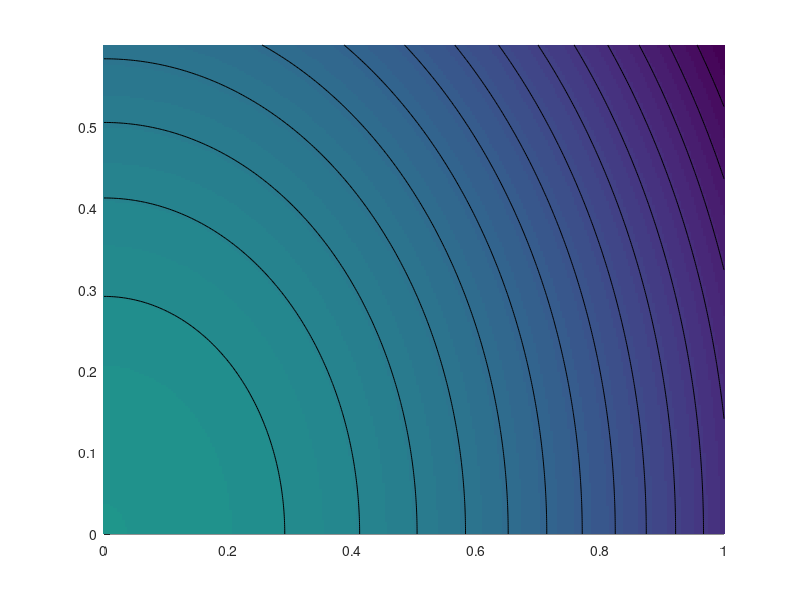

Write the MATLAB code that produced this figure. (Note: this script raises an error after producing the figure.)
%%
% Mirror descent

rep = 'results/';
[~,~] = mkdir(rep);

bregmode = 'kl';
bregmode = 'sqrt';
bregmode = 'log';
bregmode = 'eucl';


c = [1 4]';

fname = 'linear';
fname = 'quadratic';

switch fname
    case 'quadratic'        
        f = @(u,v)(u.^2+v.^2)/2;
        Gradf = @(x)x;
    case 'linear'
        f = @(u,v)u*c(1)+v*c(2);
        Gradf = @(x)c;
end

N = 256;
tx = linspace(0,1,N);
ty = linspace(0,.6,N);
[Y,X] = meshgrid(ty,tx);
F = f(X,Y);

clf; hold on;
imagesc(tx,ty,-F');
contour(tx,ty,F', 15, 'k');

col = {'r' 'g' 'k' 'y'};
breglist = {'kl' 'sqrt' 'log' 'eucl'};

tau = .05;
niter = round(100/tau);
    
for it = 1:length(bregmode)
    
    bregmode = breglist{it};
    
    [R,Ri,phi] = load_bregman(bregmode);
    
    
    x = [.95 .55]';
    Z = [];
    for i=1:niter
        Z(:,end+1) = x;
        x = Ri( R(x) - tau*Gradf(x) );
        x = max(x,0);
    end
    
    
    plot(Z(1,:),Z(2,:), '-', 'LineWidth', 2, 'MarkerSize', 23, 'color', col{it});
    axis off; axis equal;
    
end


saveas(gcf, [rep 'mirror-' fname '.png'], 'png');



return;

% triangle simplex

W = 1-U-V;

normalize = @(p)p/sum(p);
p = normalize([1 3 1]);

KL = @(X,Y) sum( X.*log(X./Y) + Y - X, 2);

a = KL( [U(:) V(:) W(:)], repmat(p(:)', [n*n 1]) );
a = reshape(a, [n n]);
a(W<=0)=NaN;

b = KL( repmat(p(:)', [n*n 1]), [U(:) V(:) W(:)] );
b = reshape(b, [n n]);
b(W<=0)=NaN;
